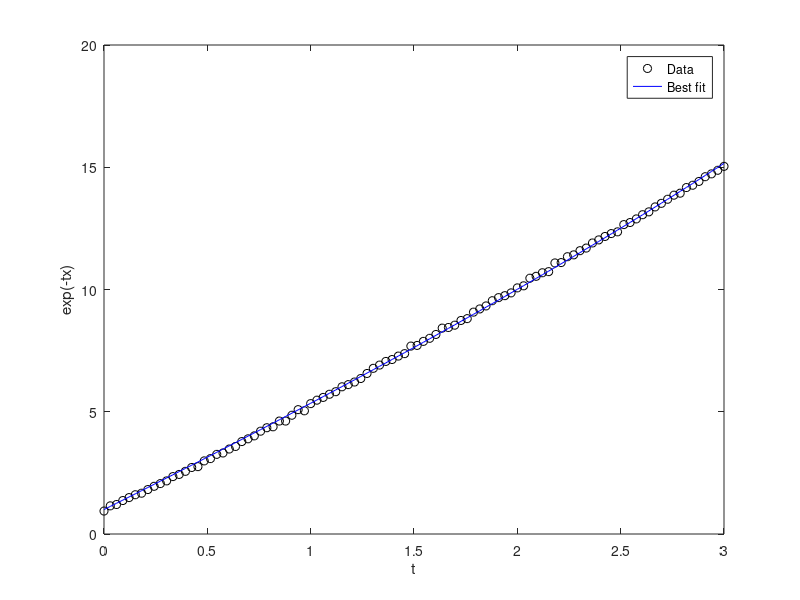

Source code (MATLAB):
clc;
clear;
rng default % for reproducibility
d = linspace(0,3);
y = exp(-1.3*d)+ 5*d+ 0.05*randn(size(d));

fun = @(r)exp(-d*r(1))+d*r(2)-y;

x0 = [4,0];
x = lsqnonlin(fun,x0);
%%
plot(d,y,'ko',d,exp(-x(1)*d)+x(2)*d,'b-')
legend('Data','Best fit')
xlabel('t')
ylabel('exp(-tx)')